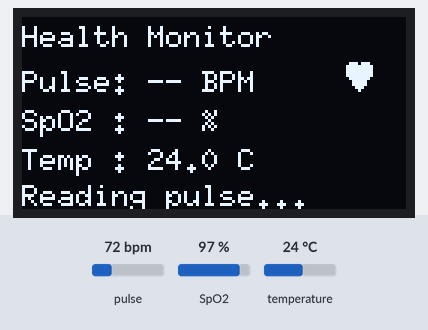
This sketch was run on a simulated ESP32. On the bench: 128×64 one-colour display. Inputs (shaded band) come from the test bench; at power-on: pulse 72 bpm, temperature 24 °C, SpO2 97 %. WiFi joins after 1.5 s; servers stay silent unless stated; no MQTT or app messages arrive unless stated; what the sketch prints to the serial monitor is not drawn.

Above: at 6.2 s.
6.3 s: pulse set to 42 bpm
At 7.1 s:
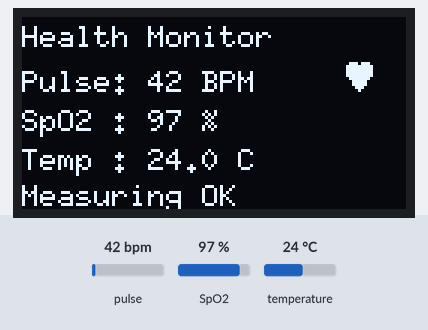
11.9 s: temperature set to 12 °C
At 13.9 s:
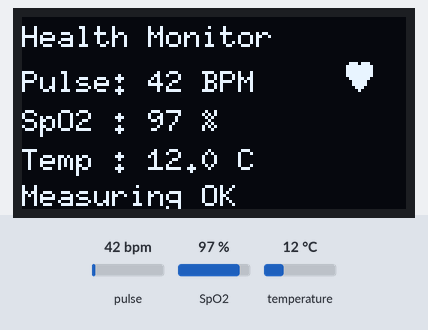
14.6 s: SpO2 set to 80 %
At 15.2 s:
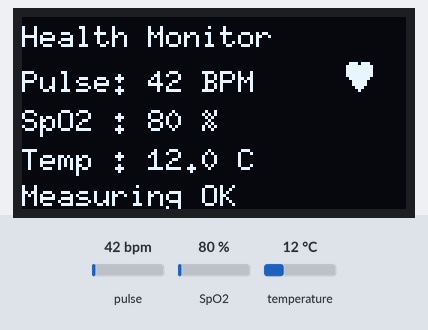
17.2 s: temperature set to 19 °C
At 17.9 s:
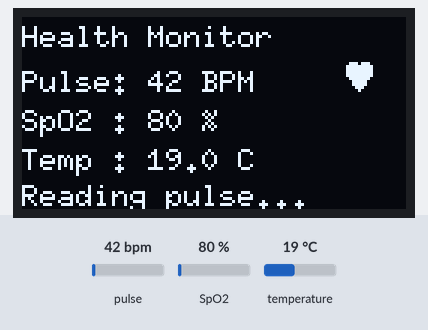
19.5 s: pulse set to 70 bpm
At 20.0 s:
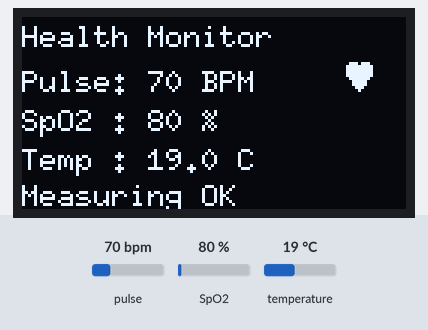
22.1 s: temperature set to 28 °C
At 23.7 s:
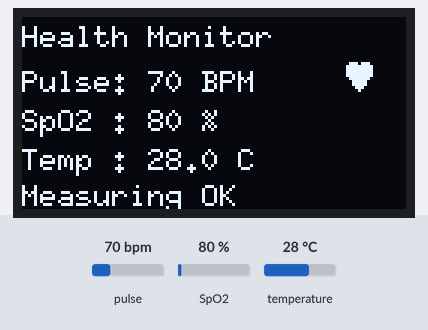
Timing chart, 0 to 25.2 s (numbered marks = the images above; inputs shaded):
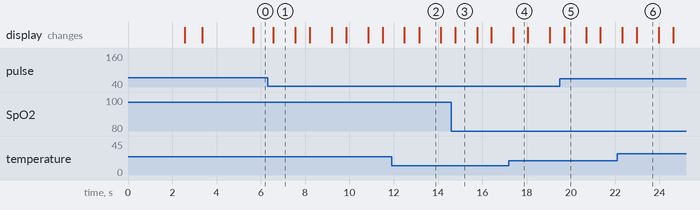

Measured:
- after the input at 17.2 s, the display: changes after 0.20 s (image 4)
- after the input at 19.5 s, the display: changes after 0.20 s (image 5)
- what the display in image 1 shows lasts 0.9 s, from 6.6 s to 7.5 s
- what the display in image 4 shows lasts 0.7 s, from 17.4 s to 18.1 s

The sketch:

Firmware_copy_20260430134554.ino
```cpp
#include <Wire.h> // Aktiverar I²C-kommunikation.
#include <WiFi.h>
#include <ArduinoJson.h>

// MAX30102 raw data reader
#include "MAX30105.h"

// Maxim original HR + Sp02 algoritm
#include "spo2_algorithm.h"

// OLED
#include <U8g2lib.h>

// DS18B20 temperature sensor
#include <OneWire.h>
#include <DallasTemperature.h>

// ---------- WiFi + Backend ----------
const char *WIFI_SSID = "Tele2_424a08";
const char *WIFI_PASSWORD = "ugnhnjni";

// Byt denna till backend-teamets endpoint
#include <PubSubClient.h>

// Replace your SERVER_URL with these:
const char* MQTT_SERVER = "192.168.0.53"; // Your laptop's local IP
const int   MQTT_PORT   = 1883;
const char* MQTT_TOPIC  = "esp32/health";

WiFiClient   wifiClient;
PubSubClient mqttClient(wifiClient);

void connectMQTT() {
    mqttClient.setServer(MQTT_SERVER, MQTT_PORT);
    while (!mqttClient.connected()) {
        Serial.print("Connecting to MQTT...");
        if (mqttClient.connect("esp32_001")) {
            Serial.println("connected");
        } else {
            Serial.print("failed, rc=");
            Serial.println(mqttClient.state());
            delay(2000);
        }
    }
}

const char *DEVICE_ID = "esp32_001";
const int PATIENT_ID = 1;

unsigned long lastBackendSend = 0;
const unsigned long backendSendInterval = 5000; // skicka var 5:e sekund

//-----------OLED-------------------------

U8G2_SSD1306_128X64_NONAME_F_HW_I2C oled(
    U8G2_R0,
    U8X8_PIN_NONE);

//----------------DS18B20--------------------------------
#define ONE_WIRE_BUS 4

OneWire oneWire(ONE_WIRE_BUS);
DallasTemperature tempSensor(&oneWire);

//--------- HJÄRTA FÖR OLED ---------

void drawHeartSmall(int x, int y)
{
    oled.drawDisc(x + 2, y + 2, 2);
    oled.drawDisc(x + 6, y + 2, 2);
    oled.drawTriangle(x, y + 3, x + 8, y + 3, x + 4, y + 9);
}

void drawHeartBig(int x, int y)
{
    oled.drawDisc(x + 4, y + 4, 4);
    oled.drawDisc(x + 12, y + 4, 4);
    oled.drawTriangle(x, y + 6, x + 16, y + 6, x + 8, y + 20);
}

//---------MAX30102-----------
MAX30105 particleSensor;

const int32_t bufferLength = 20;

uint32_t irBuffer[bufferLength];  // ir för puls
uint32_t redBuffer[bufferLength]; // red för syre

int32_t spo2 = -777;
int8_t spo2Valid = 0;

int32_t heartRate = -777;
int8_t heartRateValid = 0;

//------- status -------------

bool oledOK = false;
bool max301020K = false;
bool tempOK = false;

float temperatureC = 0.0;

unsigned long lastTemperatureRead = 0;

//---------OLED function ---------------

void drawOLED(String statusText)
{
    if (!oledOK)
    {
        return;
    }

    oled.clearBuffer();

    oled.setFont(u8g2_font_6x10_tf);

    oled.drawStr(0, 10, "Health Monitor");

    char line[32];

    if (max301020K && heartRateValid == 1)
    {
        sprintf(line, "Pulse: %ld BPM", heartRate);
    }
    else
    {
        sprintf(line, "Pulse: -- BPM");
    }

    oled.drawStr(0, 25, line);

    // Heart animation beside pulse
    if (max301020K && heartRateValid == 1 && heartRate > 0)
    {
        int beatInterval = 60000 / heartRate; // ms per beat
        bool beat = (millis() % beatInterval) < 150;

        if (beat)
        {
            drawHeartBig(104, 6);
        }
        else
        {
            drawHeartSmall(108, 15);
        }
    }
    else
    {
        drawHeartSmall(108, 15);
    }

    if (max301020K && spo2Valid == 1)
    {
        sprintf(line, "SpO2 : %ld %%", spo2);
    }
    else
    {
        sprintf(line, "SpO2 : -- %%");
    }

    oled.drawStr(0, 38, line);

    if (tempOK)
    {
        sprintf(line, "Temp : %.1f C", temperatureC);
    }
    else
    {
        sprintf(line, "Temp : -- C");
    }

    oled.drawStr(0, 51, line);

    oled.drawStr(0, 63, statusText.c_str());

    oled.sendBuffer();
}

// ------------ Temperature -------------
void readTemperature()
{
    tempSensor.requestTemperatures();
    float temp = tempSensor.getTempCByIndex(0);

    if (temp == DEVICE_DISCONNECTED_C)
    {
        Serial.println("DS18B20 disconnected or read failed");
        tempOK = false;
        return;
    }

    if (temp == 85.0)
    {
        Serial.println("DS18B20 returned 85.0 C, ignoring.");
        return;
    }

    tempOK = true;
    temperatureC = temp;

    Serial.print("DS18B20 temperature: ");
    Serial.println(temperatureC);
}

///------------JSON-----------------------
String createSensorJson()
{
    StaticJsonDocument<256> doc;

    doc["device_id"] = DEVICE_ID;
    doc["patient_id"] = PATIENT_ID;
    doc["heart_rate"] = heartRateValid ? heartRate : -1;
    doc["spo2"] = spo2Valid ? spo2 : -1;
    doc["temperature"] = tempOK ? temperatureC : -1;

    String jsonData;
    serializeJson(doc, jsonData);
    return jsonData;
}

//---------------------------------------

// ---------- MAX30102 samples ----------
void readMax30102Samples()
{
    for (int i = 0; i < bufferLength; i++)
    {
        while (!particleSensor.available())
        {
            particleSensor.check();
        }

        redBuffer[i] = particleSensor.getRed();
        irBuffer[i] = particleSensor.getIR();

        particleSensor.nextSample();
    }
}

// ---------- Setup ----------
void setup()
{

    WiFi.begin(WIFI_SSID, WIFI_PASSWORD);

    Serial.print("Connecting to WiFi");
    while (WiFi.status() != WL_CONNECTED)
    {
        delay(500);
        Serial.print(".");
    }

    Serial.println("\nWiFi connected");
    Serial.println(WiFi.localIP());

    Serial.begin(115200);
    delay(1000);
    Serial.println("Starting Health Monitor...");

    Wire.begin();

    // Start OLED
    Wire.begin(A4, A5);
    Wire.setClock(400000);

    // Start OLED with U8g2
    oled.begin();
    oled.setContrast(255);

    oledOK = true;
    Serial.println("OLED started with U8g2.");

    drawOLED("Starting...");

    // Start DS18B20
    pinMode(ONE_WIRE_BUS, INPUT_PULLUP);

    tempSensor.begin();
    tempSensor.setResolution(12);

    int deviceCount = tempSensor.getDeviceCount();

    Serial.print("DS18B20 device count: ");
    Serial.println(deviceCount);

    if (deviceCount > 0)
    {
        tempOK = true;
        Serial.println("DS18B20 found.");
    }
    else
    {
        tempOK = false;
        Serial.println("DS18B20 not found. Check wiring, GPIO pin, and 4.7k pull-up resistor.");
    }

    // Start MAX30102
    if (!particleSensor.begin(Wire, I2C_SPEED_FAST))
    {
        max301020K = false;
        Serial.println("MAX30102 not found.");
        drawOLED("MAX30102 error");
    }
    else
    {
        max301020K = true;
        Serial.println("MAX30102 found.");

        byte ledBrightness = 60;
        byte sampleAverage = 1;
        byte ledMode = 2;     // 2 = Red + IR
        byte sampleRate = 25; // Same as Maxim algorithm expectation
        int pulseWidth = 411;
        int adcRange = 4096;

        particleSensor.setup(
            ledBrightness,
            sampleAverage,
            ledMode,
            sampleRate,
            pulseWidth,
            adcRange);

        particleSensor.setPulseAmplitudeRed(0x3F);
        particleSensor.setPulseAmplitudeIR(0x3F);
        particleSensor.setPulseAmplitudeGreen(0);
    }

    readTemperature();

    drawOLED("Place finger...");
    delay(1500);
}

void loop()
{

    String statusText = "";

    // Read temperature once per second
    if (millis() - lastTemperatureRead >= 1000)
    {
        lastTemperatureRead = millis();
        readTemperature();
    }

    if (!max301020K)
    {
        heartRate = -777;
        spo2 = -777;
        heartRateValid = 0;
        spo2Valid = 0;

        drawOLED("Pulse sensor ERR");
        Serial.println("MAX30102 not ready.");
        delay(1000);
        return;
    }

    drawOLED("Reading pulse...");
    Serial.println("Reading 100 MAX30102 samples...");

    readMax30102Samples();

    // Check if finger is on sensor
    uint32_t irAverage = 0;

    for (int i = 0; i < bufferLength; i++)
    {
        irAverage += irBuffer[i];
    }

    irAverage = irAverage / bufferLength;

    if (irAverage < 50000)
    {
        heartRate = -777;
        spo2 = -777;
        heartRateValid = 0;
        spo2Valid = 0;

        statusText = "No finger";
    }
    else
    {
        maxim_heart_rate_and_oxygen_saturation(
            irBuffer,
            bufferLength,
            redBuffer,
            &spo2,
            &spo2Valid,
            &heartRate,
            &heartRateValid);

        if (heartRateValid == 1 && spo2Valid == 1)
        {
            statusText = "Measuring OK";
        }
        else
        {
            statusText = "Hold finger still";
        }
    }

    //------------Jsondata------------------
    if (!mqttClient.connected()) connectMQTT();
      mqttClient.loop();

    if (millis() - lastBackendSend >= backendSendInterval)
    {
      lastBackendSend = millis();
      String json = createSensorJson();
      Serial.println(json);
      mqttClient.publish(MQTT_TOPIC, json.c_str());
      Serial.println("Published via MQTT");
    }

    //-----------------------------------------------

    Serial.print("HR=");
    Serial.print(heartRate);
    Serial.print(" HRvalid=");
    Serial.print(heartRateValid);

    Serial.print(" | SpO2=");
    Serial.print(spo2);
    Serial.print(" SpO2valid=");
    Serial.print(spo2Valid);

    Serial.print(" | Temp=");
    Serial.print(temperatureC);
    Serial.print(" C");

    Serial.print(" | IRavg=");
    Serial.println(irAverage);

    drawOLED(statusText);

    // client.begin(SERVER_URL);
    // client.addHeader("Content-Type", "application/json");

    delay(200);
}
```
